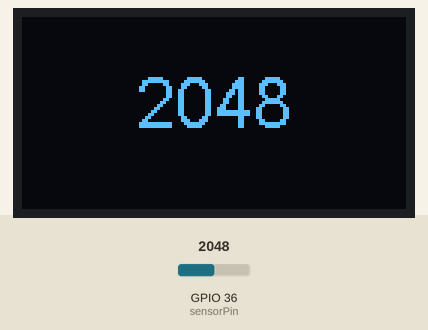
The sketch below on a simulated ESP32. On the bench: 128×64 one-colour display. The inputs (shaded band) are chosen by the test bench; at power-on: GPIO 36 (sensorPin) = 2048. What the sketch prints to the serial monitor is not drawn.

Above: at 1.8 s.
1.9 s: GPIO 36 (sensorPin) set to 2866
At 4.2 s:
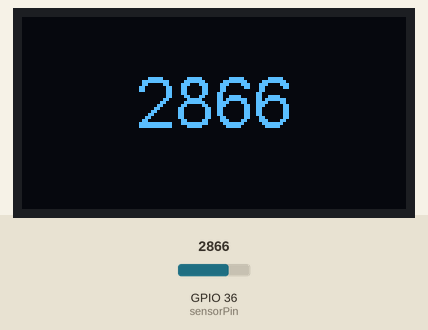
4.5 s: GPIO 36 (sensorPin) set to 3603
At 7.0 s:
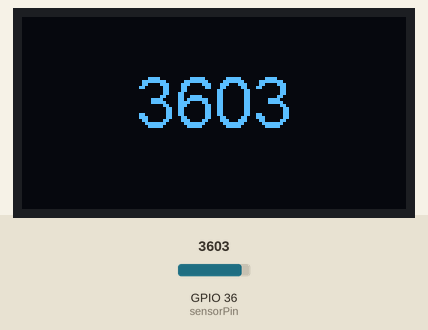
7.6 s: GPIO 36 (sensorPin) set to 4095
At 9.6 s:
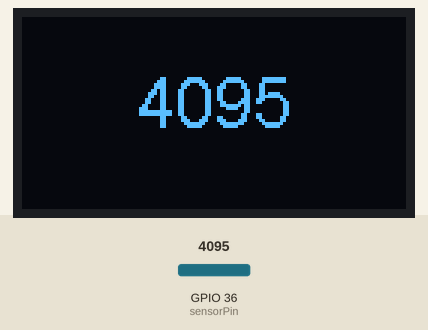
Timing chart, 0 to 11.1 s (numbered marks = the images above; inputs shaded):
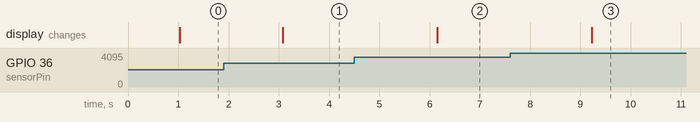

The sketch:

wemose_oled_ssd1306_test.ino
```cpp
#include "SSD1306.h" // alias for `#include "SSD1306Wire.h"'

int sensorPin = 36;   // select the input pin for ldr
int sensorValue = 0;  // variable to store the value coming from the sensor

// Initialize the OLED display using Wire library
SSD1306  display(0x3D, 7, 6);

void setup() {
  pinMode(sensorPin, INPUT);
  display.init();
  display.flipScreenVertically();
  display.setFont(ArialMT_Plain_24);
}

void loop() {
  sensorValue = analogRead(sensorPin);
  delay(1000);
  display.clear();
  Serial.print(sensorValue);

  display.setColor(WHITE);
  display.setTextAlignment(TEXT_ALIGN_CENTER);
  display.drawString(64, 15, String(sensorValue));
  display.setFont(ArialMT_Plain_24);

  display.display();

  delay(10);
}
```

Serial_read_and_switch_case.ino.cpp
```cpp
# 1 "/tmp/tmpvfmh2p2e"
#include <Arduino.h>
# 1 "/home/rob/Documents/PlatformIO/Projects/M5stackAtomeLite_test/src/Serial read and switch case.ino"
#include <M5Atom.h>
CRGB dispColor(uint8_t r, uint8_t g, uint8_t b);
void setup();
void loop();
#line 4 "/home/rob/Documents/PlatformIO/Projects/M5stackAtomeLite_test/src/Serial read and switch case.ino"
CRGB dispColor(uint8_t r, uint8_t g, uint8_t b) {
  return (CRGB)((r << 8) | (g << 16) | b);
}


float r,g,b;
int select =0;


void setup() {

    Serial.begin(115200);
    M5.begin(true, false, true);
    Serial.println("start setup");
}

void loop() {

 if (M5.Btn.wasPressed()) {
   r=255;
   g=0;
   b=0;

           M5.dis.drawpix(0, dispColor((int)r, (int)g, (int)b));
             Serial.println("red");
    select++;
    switch (select) {
      case 0:
         M5.dis.drawpix(0, HSVHue::HUE_RED);
             Serial.println("red");
        break;
      case 1:
        M5.dis.drawpix(0, HSVHue::HUE_BLUE);
        Serial.println("blue");
      case 2:
         M5.dis.drawpix(0, HSVHue::HUE_GREEN);
         Serial.println("green");
        break;
      case 'd':
        digitalWrite(5, HIGH);
        break;
      case 'e':
        digitalWrite(6, HIGH);
        break;
      default:
        break;
        }
    }
  }
```

Measured:
- after the input at 1.9 s, the display: changes after 1.2 s (image 1)
- after the input at 4.5 s, the display: changes after 1.6 s (image 2)
- after the input at 7.6 s, the display: changes after 1.6 s (image 3)
